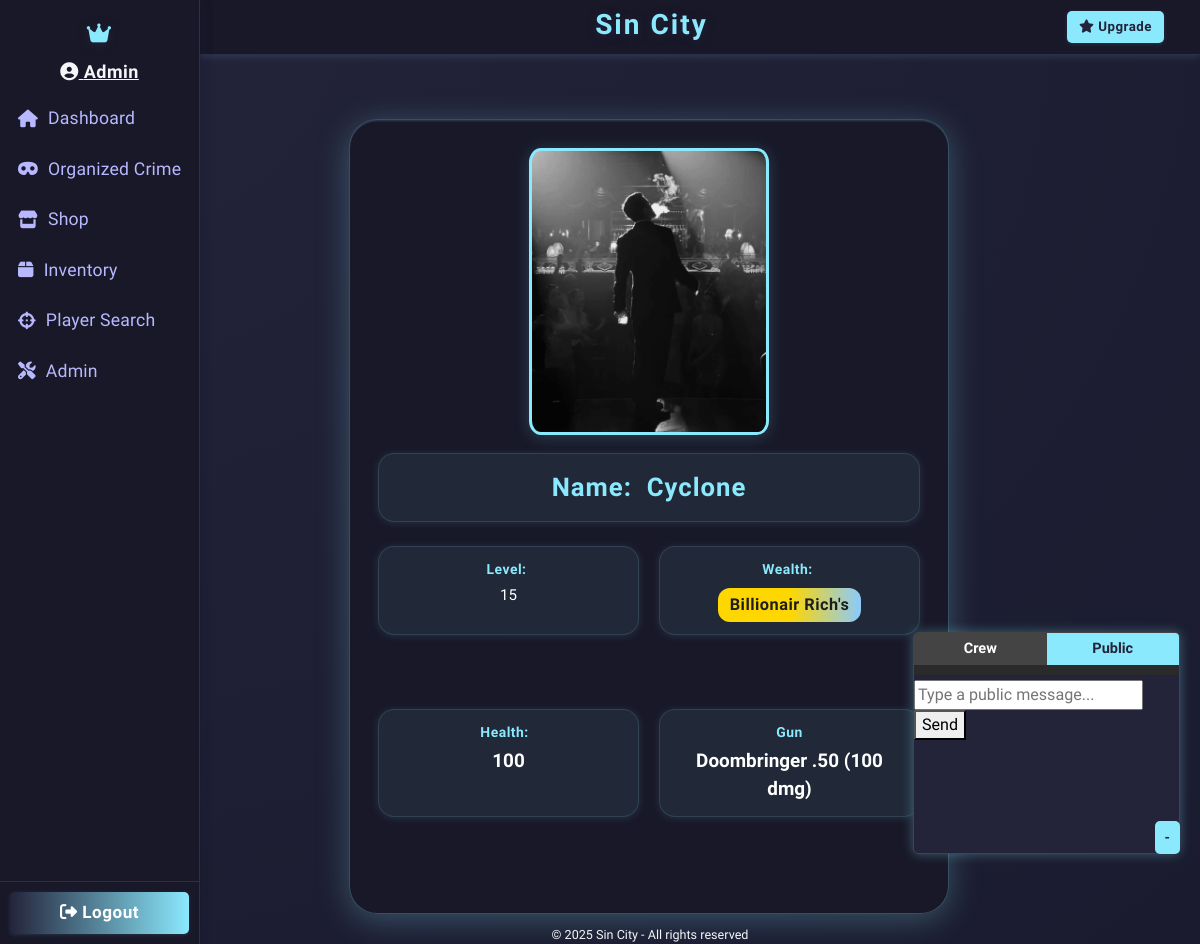
The app's page /profile/Cyclone (signed in) with its own data.
### app.py (models this page shows)
class Character(db.Model):
    id = db.Column(db.Integer, primary_key=True)
    master_id = db.Column(db.Integer, db.ForeignKey('user.id'))
    user_id = db.Column(db.Integer, db.ForeignKey('user.id'), nullable=True)
    name = db.Column(db.String(12), nullable=False)
    health = db.Column(db.Integer, default=100)
    money = db.Column(db.Integer, default=0)
    level = db.Column(db.Integer, default=1)
    xp = db.Column(db.Integer, default=0)
    earn_streak = db.Column(db.Integer, default=0)
    last_earned = db.Column(db.DateTime, nullable=True)
    is_alive = db.Column(db.Boolean, default=True)
    user = db.relationship('User', backref='linked_character', foreign_keys=[user_id])
    gun_id = db.Column(db.Integer, db.ForeignKey('shop_item.id'))
    profile_image = db.Column(db.String(255), nullable=True)
    crew = db.Column(db.Integer, db.ForeignKey('crew.id'), nullable=True)
    crew_id = db.Column(db.Integer, db.ForeignKey('crew.id'))
    linked_user = db.relationship('User', foreign_keys=[user_id])
    gun = db.relationship('ShopItem', foreign_keys=[gun_id])

class ShopItem(db.Model):
    id = db.Column(db.Integer, primary_key=True)
    name = db.Column(db.String(64), nullable=False)
    description = db.Column(db.String(256))
    price = db.Column(db.Integer, nullable=False)
    stock = db.Column(db.Integer, nullable=False, default=0)
    is_gun = db.Column(db.Boolean, default=False)
    damage = db.Column(db.Integer, default=0)

### app.py (the view)
@app.route('/profile/<username>')
def profile(username):
    user = User.query.filter_by(username=username).first()
    if user:
        character = Character.query.filter_by(master_id=user.id, is_alive=True).first()
        if not character:
            return render_template('dashboard.html', user=user, character=None, crew=None)
    else:
        character = Character.query.filter_by(name=username, master_id=0).first()
        return render_template('dashboard.html', user=user, character=character, crew=character.crew if character else None)
    if not user and not character:
        npc_master = User.query.filter_by(username="NPC").first()
        if npc_master:
            character = Character.query.filter_by(name=username, master_id=npc_master.id, is_alive=True).first()
    if not character:
        return render_template('404.html')
    return render_template('profile.html', user=user, character=character)

### app.py (called while the page is built)
@app.context_processor
def inject_user():
    return dict(user=current_user)

@app.before_request
def update_last_seen():
    if current_user.is_authenticated:
        now = datetime.utcnow()
        if not current_user.last_seen or (now - current_user.last_seen).seconds > 1:
            current_user.last_seen = now
            db.session.commit()

@app.before_request
def enable_sqlite_fk():
    if db.engine.url.drivername == 'sqlite':
        with db.engine.connect() as conn:
            conn.execute(db.text("PRAGMA foreign_keys=ON"))

@app.before_request
def check_character_alive():
    if current_user.is_authenticated:
        char = Character.query.filter_by(master_id=current_user.id).first()
        if not char or not char.is_alive:
            if request.endpoint not in ('create_character', 'logout', 'static'):
                return redirect(url_for('create_character'))

@login_manager.user_loader
def load_user(user_id):
    return db.session.get(User, int(user_id))

@app.context_processor
def inject_current_character():
    from flask_login import current_user
    if current_user.is_authenticated:
        character = Character.query.filter_by(master_id=current_user.id, is_alive=True).first()
        return dict(current_character=character)
    return dict(current_character=None)

### templates/profile.html (shortened to what this page needs)
{% extends "base.html" %}
{% block content %}
{% macro money_class(money) -%}
    {%- if character.money < 1000 -%}
        <span class="profile-wealth profile-wealth-poor">Poor</span>
    {%- elif character.money < 10000 -%}
        <span class="profile-wealth profile-wealth-working">Working Class</span>
    {%- elif character.money < 100000 -%}
        <span class="profile-wealth profile-wealth-middle">Middle Class</span>
    {%- elif character.money < 1000000 -%}
        <span class="profile-wealth profile-wealth-rich">Rich</span>
    {%- elif character.money < 10000000 -%}
        <span class="profile-wealth profile-wealth-elite">Elite Class</span>
    {%- elif character.money < 100000000 -%}
        <span class="profile-wealth profile-wealth-platinum">Platinum Star</span>
    {%- else -%}
        <span class="profile-wealth profile-wealth-billionair">Billionair Rich's</span>
    {%- endif -%}
{%- endmacro %}
<div class="profile-container">
    {% if character.profile_image %}
    <img src="{{ url_for('static', filename=character.profile_image) }}" class="profile-img" >
    {% endif %}
    {% if character %}
    <div  class="profile-username">
        <h1>Name: &nbsp<strong>{{ character.name }}</strong></h1>
    </div>
    <div class="profile-stats">
        <div class="profile-stat">
            <span class="profile-label">Level:&nbsp </span>
            {{ character.level }}
        </div>
        <div class="profile-stat">
            <span class="profile-label">Wealth:&nbsp </span>
            {{ money_class(character.money)|safe }}
        </div>
    </div>
    <div class="profile-stats">
        <div class="profile-stat">
            <span class="profile-label">Health: &nbsp</span>
            <span class="profile-value">{{ character.health }}</span>
        </div>
        {% if user.gun %}
        <div class="profile-stat">
            <span class="profile-label">Gun</span>
            <span class="profile-value">{{ user.gun.name }} ({{ user.gun.damage }} dmg)</span>
        </div>
        {% endif %}
    </div>
    {% else %}
    <div class="alert alert-warning" style="margin: 40px auto; max-width: 500px;">
        This user does not have a character yet.
    </div>
    {% endif %}
</div>
{% endblock %}

### templates/base.html (shortened to what this page needs)
<!DOCTYPE html>
<html lang="en">
<head>
  <link rel="stylesheet" href="https://cdn.jsdelivr.net/npm/bootstrap@4.6.2/dist/css/bootstrap.min.css">
  <link rel="stylesheet" href="https://cdnjs.cloudflare.com/ajax/libs/font-awesome/6.4.2/css/all.min.css">
</head>
<body>
  <body class="fade-in">
  <div class="layout-root fade-in">
  <div class="layout-root">
    <div class="sidebar {% if request.endpoint in ['login', 'register'] %}d-none{% endif %}">
    <nav class="sidebar">
      <div class="sidebar-header">
        <i class="fas fa-crown"></i>
      </div>
      {% if current_user.is_authenticated %}
      <div class="sidebar-user">
          <a href="{{ url_for('profile', username=current_user.username) }}" style="color:inherit; text-decoration: underline;">
          <i class="fas fa-user-circle"></i>
          <strong>{{ current_character.name }}</strong>
          </a>
      </div>
      {% endif %}
      <div class="sidebar-nav">
        <a href="{{ url_for('dashboard') }}" class="{% if request.endpoint == 'dashboard' %}active{% endif %}">
          <i class="fas fa-home"></i> <span>Dashboard</span>
        </a>
        <a href="{{ url_for('create_crime') }}" class="{% if request.endpoint == 'create_crime' %}active{% endif %}">
          <i class="fas fa-mask"></i> <span>Organized Crime</span>
        </a>
        <a href="{{ url_for('shop') }}" class="{% if request.endpoint == 'shop' %}active{% endif %}">
          <i class="fas fa-store"></i> <span>Shop</span>
        </a>
        <a href="{{ url_for('inventory') }}" class="{% if request.endpoint == 'inventory' %}active{% endif %}">
          <i class="fas fa-box"></i> <span>Inventory</span>
        </a>
        <a href="{{ url_for('player_search') }}" class="{% if request.endpoint == 'player_search' %}active{% endif %}">
            <i class="fas fa-crosshairs"></i> <span>Player Search</span>
        </a>
        {% if current_user.is_authenticated and current_user.is_admin %}
        <a href="{{ url_for('admin.index') }}" class="{% if request.endpoint == 'admin.index' %}active{% endif %}">
          <i class="fas fa-tools"></i> <span>Admin</span>
        </a>
        {% endif %}
      </div>
      <div class="sidebar-footer">
        {% if current_user.is_authenticated %}
        <a href="{{ url_for('logout') }}" class="btn"><i id="fas-fa" class="fas fa-sign-out-alt"></i> Logout</a>
        {% endif %}
      </div>
    </nav>
    </div>
    <div class="main-area">
      <header class="topbar">
        <span class="topbar-title">
          {% block topbar_title %}Sin City{% endblock %}
        </span>
        <div class="topbar-actions">
          {% block topbar_actions %}
          {% if current_user.is_authenticated and not current_user.premium %}
          <form action="{{ url_for('upgrade') }}" method="post" class="d-inline">
            <button type="submit" class="btn">
              <i class="fas fa-star"></i> Upgrade
            </button>
          </form>
          {% elif user.is_authenticated and user.premium %}
          <span class="badge badge-success p-2" style="font-size:1em;">
            <i class="fas fa-crown"></i> Premium
          </span>
          {% endif %}
          {% endblock %}
        </div>
      </header>
      <main class="content-area">
        {% block content %}{% endblock %}
      </main>
      <footer>
        &copy; {{ current_year if current_year else "2025" }} Sin City - All rights reserved
      </footer>
    </div>
    {% if current_user.is_authenticated %}
    <div id="floating-chat">
      <div style="display: flex;">
        <button type="button" id="tab-crew" class="chat-tab active-tab" onclick="switchTab('crew')">Crew</button>
        <button type="button" id="tab-public" class="chat-tab" onclick="switchTab('public')">Public</button>
      </div>
      <div id="chat-public" class="chat-tab-content" style="display: none;">
        <div id="public-messages" class="chat-messages"></div>
        <form id="public-form">
          <input type="text" id="public-input" placeholder="Type a public message..." />
          <button type="submit">Send</button>
        </form>
      </div>
    </div>
    {% endif %}
  </div>
  <button class="toggle-chat" onclick="toggleChat()"
    ">-</button>
</div>
</body>
</html>

### templates/profile.html (style rules this page uses)
.profile-container { width: 90%; max-width: 600px; margin: 48px auto 0 auto; background: rgba(25, 25, 40, 0.98); border-radius: 28px; box-shadow: 0 6px 32px #8be9fd44, 0 1.5px 0 #8be9fd22 inset; padding: 28px; border: 1.5px solid #8be9fd44; color: #f5f6fa; text-align: center; position: relative; overflow: hidden; }
.profile-img { width: 100%; max-width: 240px; height: auto; border-radius: 5%; background: linear-gradient(135deg, #8be9fd 60%, #23243a 100%); display: flex; align-items: left; justify-content: center; margin: 0 auto 18px auto; box-shadow: 0 2px 16px #8be9fd33; font-size: 2.8em; color: #23243a; border: 3px solid #8be9fd; }
.profile-container h1 { color: #8be9fd; font-size: 1.7em; font-weight: 900; margin-bottom: 6px; letter-spacing: 1px; }
.profile-username { background: rgba(139,233,253,0.08); border-radius: 16px; padding: 18px 0 12px 0; color: #fff; font-size: 1.08em; font-weight: 500; box-shadow: 0 1px 8px #8be9fd22; border: 1px solid #8be9fd22; margin-bottom: 12px; }
.profile-stats { margin: 24px 0 18px 0; display: flex; flex-wrap: wrap; justify-content: space-between; gap: 20px; padding-bottom: 50px; }
.profile-stat { background: rgba(139,233,253,0.08); border-radius: 16px; color: #fff; font-size: 1.08em; font-weight: 500; box-shadow: 0 1px 8px #8be9fd22; border: 1px solid #8be9fd22; flex: 1 1 calc(45% - 12px); padding: 12px 16px; display: flex; flex-direction: column; align-items: center; text-align: center; transition: box-shadow 0.18s, transform 0.18s; }
.profile-label { color: #8be9fd; font-size: 0.92em; font-weight: 700; margin-bottom: 4px; letter-spacing: 0.5px; }
.profile-value { font-size: 1.25em; font-weight: 700; color: #fff; }
.profile-wealth { font-size: 1.08em; font-weight: 700; letter-spacing: 0.5px; padding: 5px 12px; border-radius: 12px; margin-top: 4px; display: inline-block; }
.profile-wealth-billionair { background: linear-gradient(90deg, #ffd700 50%, #8bcafd 100%); color: #1d1d1d; }

### records on screen
Character: name "Admin"
Character: profile_image (picture), name "Cyclone", level "15", health "100"
ShopItem: gun.name "Doombringer .50", gun.damage "100"

### other values on screen
{{ current_year if current_year else "2025" }} "2025"
